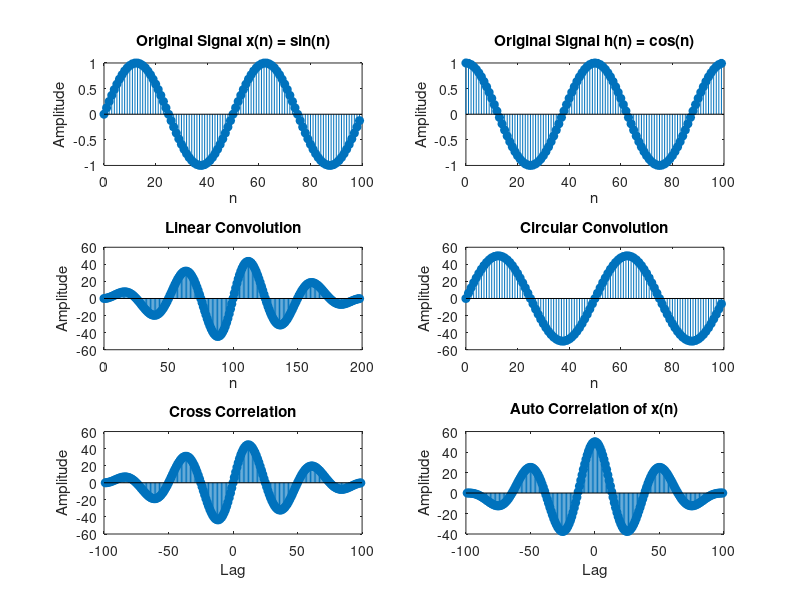

MATLAB code to generate this figure: (Note: this script raises an error after producing the figure.)
% Parameters
cycles = 2;                % Number of cycles
samples_per_cycle = 50;    % Increased sample points per cycle for smoothness
N = cycles * samples_per_cycle;
n = 0:N-1;

% Define signals
theta = 2*pi*n/samples_per_cycle;
x = sin(theta);
h = cos(theta);

% Linear Convolution
lin_conv = conv(x, h);

% Circular Convolution (length = N)
circ_conv = cconv(x, h, N);

% Cross Correlation
cross_corr = xcorr(x, h);

% Auto Correlation of x(n)
auto_corr = xcorr(x);

% Plotting
figure;

subplot(3,2,1);
stem(n, x, 'filled');
title('Original Signal x(n) = sin(n)');
xlabel('n'); ylabel('Amplitude');

subplot(3,2,2);
stem(n, h, 'filled');
title('Original Signal h(n) = cos(n)');
xlabel('n'); ylabel('Amplitude');

subplot(3,2,3);
stem(0:length(lin_conv)-1, lin_conv, 'filled');
title('Linear Convolution');
xlabel('n'); ylabel('Amplitude');

subplot(3,2,4);
stem(0:length(circ_conv)-1, circ_conv, 'filled');
title('Circular Convolution');
xlabel('n'); ylabel('Amplitude');

subplot(3,2,5);
stem(-(length(x)-1):(length(h)-1), cross_corr, 'filled');
title('Cross Correlation');
xlabel('Lag'); ylabel('Amplitude');

subplot(3,2,6);
stem(-(length(x)-1):(length(x)-1), auto_corr, 'filled');
title('Auto Correlation of x(n)');
xlabel('Lag'); ylabel('Amplitude');

sgtitle('Signal Operations: Sine and Cosine Signals');
